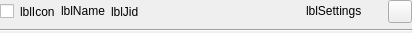
<?xml version="1.0" encoding="UTF-8"?>
<ui version="4.0">
 <class>AccountItemWidget</class>
 <widget class="QWidget" name="AccountItemWidget">
  <property name="geometry">
   <rect>
    <x>0</x>
    <y>0</y>
    <width>412</width>
    <height>33</height>
   </rect>
  </property>
  <layout class="QVBoxLayout" name="verticalLayout">
   <property name="margin">
    <number>0</number>
   </property>
   <item>
    <layout class="QHBoxLayout" name="horizontalLayout">
     <item>
      <widget class="QCheckBox" name="chbActive"/>
     </item>
     <item>
      <widget class="QLabel" name="lblIcon">
       <property name="text">
        <string notr="true">lblIcon</string>
       </property>
       <property name="textInteractionFlags">
        <set>Qt::NoTextInteraction</set>
       </property>
      </widget>
     </item>
     <item>
      <widget class="QLabel" name="lblName">
       <property name="text">
        <string notr="true">lblName</string>
       </property>
       <property name="textFormat">
        <enum>Qt::RichText</enum>
       </property>
       <property name="textInteractionFlags">
        <set>Qt::NoTextInteraction</set>
       </property>
      </widget>
     </item>
     <item>
      <widget class="QLabel" name="lblJid">
       <property name="text">
        <string notr="true">lblJid</string>
       </property>
       <property name="textFormat">
        <enum>Qt::PlainText</enum>
       </property>
       <property name="textInteractionFlags">
        <set>Qt::NoTextInteraction</set>
       </property>
      </widget>
     </item>
     <item>
      <spacer name="hspSpacer1">
       <property name="orientation">
        <enum>Qt::Horizontal</enum>
       </property>
       <property name="sizeHint" stdset="0">
        <size>
         <width>197</width>
         <height>20</height>
        </size>
       </property>
      </spacer>
     </item>
     <item>
      <widget class="QLabel" name="lblSettings">
       <property name="text">
        <string notr="true">lblSettings</string>
       </property>
       <property name="textFormat">
        <enum>Qt::RichText</enum>
       </property>
      </widget>
     </item>
     <item>
      <spacer name="hspSpacer2">
       <property name="orientation">
        <enum>Qt::Horizontal</enum>
       </property>
       <property name="sizeType">
        <enum>QSizePolicy::Fixed</enum>
       </property>
       <property name="sizeHint" stdset="0">
        <size>
         <width>20</width>
         <height>20</height>
        </size>
       </property>
      </spacer>
     </item>
     <item>
      <widget class="CloseButton" name="tlbRemove"/>
     </item>
    </layout>
   </item>
   <item>
    <widget class="Line" name="frmBottomLine">
     <property name="orientation">
      <enum>Qt::Horizontal</enum>
     </property>
    </widget>
   </item>
  </layout>
 </widget>
 <layoutdefault spacing="6" margin="11"/>
 <customwidgets>
  <customwidget>
   <class>CloseButton</class>
   <extends>QToolButton</extends>
   <header location="global">utils/closebutton.h</header>
  </customwidget>
 </customwidgets>
 <resources/>
 <connections/>
</ui>
